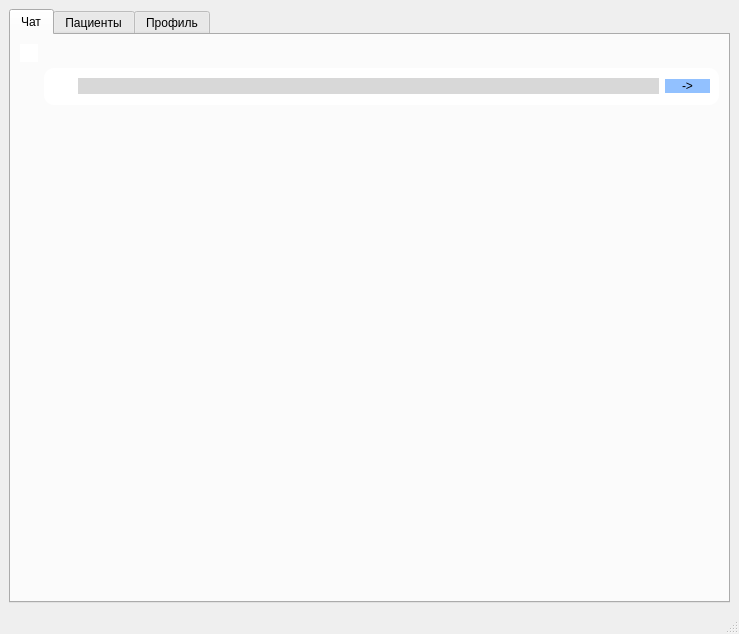
<?xml version="1.0" encoding="UTF-8"?>
<ui version="4.0">
 <class>MainWindow</class>
 <widget class="QMainWindow" name="MainWindow">
  <property name="geometry">
   <rect>
    <x>0</x>
    <y>0</y>
    <width>739</width>
    <height>634</height>
   </rect>
  </property>
  <property name="windowTitle">
   <string>MainWindow</string>
  </property>
  <widget class="QWidget" name="centralwidget">
   <layout class="QGridLayout" name="gridLayout_3">
    <item row="0" column="0">
     <widget class="QTabWidget" name="tabWidget">
      <property name="currentIndex">
       <number>0</number>
      </property>
      <widget class="QWidget" name="tab_3">
       <attribute name="title">
        <string>Чат</string>
       </attribute>
       <layout class="QFormLayout" name="formLayout">
        <item row="0" column="0">
         <widget class="QWidget" name="widget" native="true">
          <property name="styleSheet">
           <string notr="true">background-color: rgb(255, 255, 255);</string>
          </property>
          <layout class="QHBoxLayout" name="horizontalLayout">
           <item>
            <layout class="QVBoxLayout" name="ListLayout"/>
           </item>
          </layout>
         </widget>
        </item>
        <item row="0" column="1">
         <widget class="QWidget" name="widget_2" native="true">
          <layout class="QGridLayout" name="gridLayout_2">
           <item row="0" column="2">
            <layout class="QVBoxLayout" name="ChatWidget_layout"/>
           </item>
          </layout>
         </widget>
        </item>
        <item row="1" column="1">
         <widget class="QWidget" name="widget_3" native="true">
          <property name="styleSheet">
           <string notr="true">background-color:rgb(255,255,255);
border-radius:10px;</string>
          </property>
          <layout class="QGridLayout" name="gridLayout">
           <item row="0" column="4">
            <widget class="QPushButton" name="pushButton">
             <property name="styleSheet">
              <string notr="true">background-color: rgb(146, 193, 255);
border-radius:10px;</string>
             </property>
             <property name="text">
              <string>     -&gt;     </string>
             </property>
            </widget>
           </item>
           <item row="0" column="1">
            <widget class="QToolButton" name="File_Button">
             <property name="styleSheet">
              <string notr="true">
image: url(:/img/Avatar/Skrepks.PNG);</string>
             </property>
             <property name="text">
              <string/>
             </property>
             <property name="icon">
              <iconset resource="res.qrc">
               <normaloff>:/Image/Images/AttachFile.png</normaloff>:/Image/Images/AttachFile.png</iconset>
             </property>
            </widget>
           </item>
           <item row="0" column="2">
            <widget class="QLineEdit" name="lineEdit">
             <property name="styleSheet">
              <string notr="true">border-color: rgb(0, 0, 0);
background-color: rgb(216, 216, 216);</string>
             </property>
            </widget>
           </item>
          </layout>
         </widget>
        </item>
       </layout>
      </widget>
      <widget class="QWidget" name="tab_4">
       <attribute name="title">
        <string>Пациенты</string>
       </attribute>
       <layout class="QHBoxLayout" name="horizontalLayout_2">
        <item>
         <layout class="QVBoxLayout" name="tableLayout"/>
        </item>
       </layout>
      </widget>
      <widget class="QWidget" name="tab">
       <attribute name="title">
        <string>Профиль</string>
       </attribute>
       <widget class="QWidget" name="verticalLayoutWidget">
        <property name="geometry">
         <rect>
          <x>20</x>
          <y>20</y>
          <width>281</width>
          <height>261</height>
         </rect>
        </property>
        <layout class="QVBoxLayout" name="AvatarLayout"/>
       </widget>
       <widget class="QWidget" name="verticalLayoutWidget_2">
        <property name="geometry">
         <rect>
          <x>390</x>
          <y>20</y>
          <width>411</width>
          <height>261</height>
         </rect>
        </property>
        <layout class="QVBoxLayout" name="DataLayout"/>
       </widget>
      </widget>
     </widget>
    </item>
   </layout>
  </widget>
  <widget class="QMenuBar" name="menubar">
   <property name="geometry">
    <rect>
     <x>0</x>
     <y>0</y>
     <width>739</width>
     <height>25</height>
    </rect>
   </property>
  </widget>
  <widget class="QStatusBar" name="statusbar"/>
 </widget>
 <resources>
  <include location="res.qrc"/>
 </resources>
 <connections/>
</ui>
